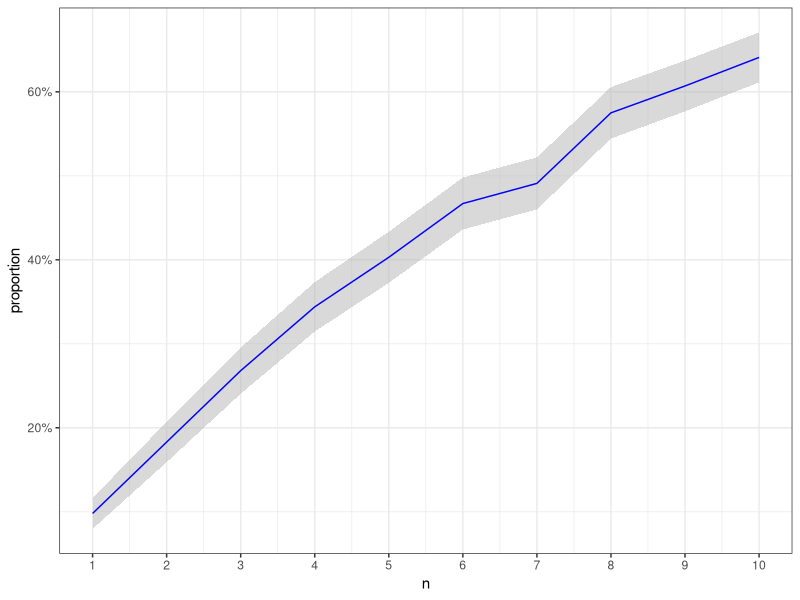

The R source for this figure:
## ---- chunk 1
knitr::opts_chunk$set(cache = TRUE)
## ---- chunk 2
# Write a function with the following parameters:
#   n: the number of people at the party (not counting yourself)
#   n_reps: the number of times to run the simulation
# This function should return a numeric vector (or data.frame) of length 3 
# containing an estimate of the probability that someone is wearing your same 
# costume for the given value of n along with the upper and lower bounds of your 
# confidence interval.

costume_party <- function(n, n_reps = 1000) {
  my_costume <- sample(1:10, 1)
  proportion <- mean(replicate(n_reps, any(sample(1:10, n, replace = TRUE) == my_costume)))
  ci <- qnorm(0.975) * sqrt(proportion * (1 - proportion) / n_reps)
  data.frame(proportion = proportion, 
             lower_bound = proportion - ci,
             upper_bound = proportion + ci)
}
## ---- chunk 3
results <- purrr::map_df(1:10, costume_party)
results
## ---- chunk 4
# Create a plot that shows the probability of someone sharing your costume as guests
# arrive at the party, along with your upper and lower bounds.

library(tidyverse)

results %>% 
  mutate(n = 1:n()) %>% 
  ggplot(aes(x = n, y = proportion)) +
  geom_ribbon(aes(ymin = lower_bound, ymax = upper_bound), fill = "grey70", alpha = .5) +
  geom_line(col = "blue") +
  scale_y_continuous(labels = scales::percent) +
  scale_x_continuous(breaks = 1:nrow(results)) +
  theme_bw()
## ---- chunk 5
# Write a function with the following parameters:
#   n: number of sides on the dice
# This function should return the number of rolls it took to roll all n sides at
# least once.
roll_dice <- function(n = 6) {
  numbers_rolled <- numeric(n)
  while (any(numbers_rolled == 0)) {
    i <- sample(1:n, 1)
    numbers_rolled[i] <- numbers_rolled[i] + 1
  }
  
  sum(numbers_rolled)
}

# Using the function previously defined, simulate this action thousands of times
# to determine the expected number of rolls needed to roll each side at least once.
# Assess the monte carlo error of the estimate.
n_reps <- 1000
sim_results <- replicate(n_reps, roll_dice())

ci_mean <- function(x, level = 0.95) {
  alpha <- 1 - level
  estimate <- mean(x)
  ci <- qnorm(1 - alpha/2)  * sd(x) / sqrt(length(x))
  c(lower = estimate - ci,
    estimate = estimate,
    upper = estimate + ci)
}

ci_mean(sim_results)
## ---- chunk 6
simulate <- function(n = 6, n_reps = 1000) {
  ci_mean(replicate(n_reps, roll_dice(n)))
}
simulate(10)
simulate(20)
